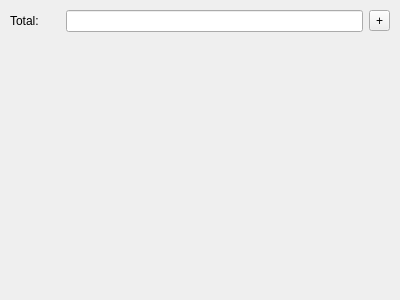
<?xml version="1.0" encoding="UTF-8"?>
<ui version="4.0">
 <class>ArrayViewContainer</class>
 <widget class="QWidget" name="ArrayViewContainer">
  <property name="geometry">
   <rect>
    <x>0</x>
    <y>0</y>
    <width>400</width>
    <height>300</height>
   </rect>
  </property>
  <property name="windowTitle">
   <string>Form</string>
  </property>
  <layout class="QVBoxLayout" name="mainLayout">
   <property name="margin">
    <number>5</number>
   </property>
   <item>
    <widget class="QWidget" name="header" native="true">
     <property name="sizePolicy">
      <sizepolicy hsizetype="Minimum" vsizetype="Fixed">
       <horstretch>0</horstretch>
       <verstretch>0</verstretch>
      </sizepolicy>
     </property>
     <property name="minimumSize">
      <size>
       <width>200</width>
       <height>30</height>
      </size>
     </property>
     <layout class="QHBoxLayout" name="headerLayout">
      <property name="margin">
       <number>5</number>
      </property>
      <item>
       <widget class="QLabel" name="totalLabel">
        <property name="minimumSize">
         <size>
          <width>50</width>
          <height>0</height>
         </size>
        </property>
        <property name="text">
         <string>Total:</string>
        </property>
       </widget>
      </item>
      <item>
       <widget class="QLineEdit" name="totalEdit"/>
      </item>
      <item>
       <widget class="QToolButton" name="totalBtn">
        <property name="text">
         <string>+</string>
        </property>
       </widget>
      </item>
     </layout>
    </widget>
   </item>
   <item>
    <widget class="QWidget" name="body" native="true">
     <layout class="QVBoxLayout" name="bodyLayout">
      <property name="margin">
       <number>5</number>
      </property>
     </layout>
    </widget>
   </item>
  </layout>
 </widget>
 <resources/>
 <connections/>
</ui>
